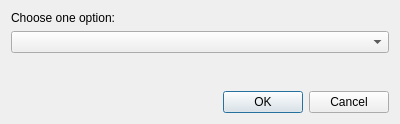
<?xml version="1.0" encoding="UTF-8"?>
<ui version="4.0">
 <class>Choose</class>
 <widget class="QDialog" name="Choose">
  <property name="geometry">
   <rect>
    <x>0</x>
    <y>0</y>
    <width>400</width>
    <height>124</height>
   </rect>
  </property>
  <property name="windowTitle">
   <string>Dialog</string>
  </property>
  <layout class="QVBoxLayout" name="verticalLayout">
   <item>
    <widget class="QLabel" name="label">
     <property name="text">
      <string>Choose one option:</string>
     </property>
    </widget>
   </item>
   <item>
    <widget class="QComboBox" name="items"/>
   </item>
   <item>
    <spacer name="verticalSpacer">
     <property name="orientation">
      <enum>Qt::Orientation::Vertical</enum>
     </property>
     <property name="sizeHint" stdset="0">
      <size>
       <width>20</width>
       <height>40</height>
      </size>
     </property>
    </spacer>
   </item>
   <item>
    <widget class="QDialogButtonBox" name="buttonBox">
     <property name="orientation">
      <enum>Qt::Orientation::Horizontal</enum>
     </property>
     <property name="standardButtons">
      <set>QDialogButtonBox::StandardButton::Cancel|QDialogButtonBox::StandardButton::Ok</set>
     </property>
    </widget>
   </item>
  </layout>
 </widget>
 <resources/>
 <connections>
  <connection>
   <sender>buttonBox</sender>
   <signal>accepted()</signal>
   <receiver>Choose</receiver>
   <slot>accept()</slot>
   <hints>
    <hint type="sourcelabel">
     <x>248</x>
     <y>254</y>
    </hint>
    <hint type="destinationlabel">
     <x>157</x>
     <y>274</y>
    </hint>
   </hints>
  </connection>
  <connection>
   <sender>buttonBox</sender>
   <signal>rejected()</signal>
   <receiver>Choose</receiver>
   <slot>reject()</slot>
   <hints>
    <hint type="sourcelabel">
     <x>316</x>
     <y>260</y>
    </hint>
    <hint type="destinationlabel">
     <x>286</x>
     <y>274</y>
    </hint>
   </hints>
  </connection>
 </connections>
</ui>
